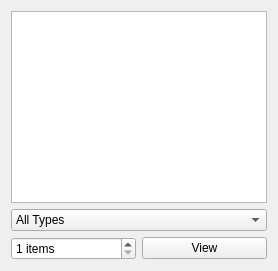
           <widget class="QWidget" name="tab_3">
            <attribute name="title">
             <string>History</string>
            </attribute>
            <layout class="QVBoxLayout" name="verticalLayout_10">
             <item>
              <widget class="QTextBrowser" name="historyMessageText"/>
             </item>
             <item>
              <widget class="QComboBox" name="historyComboBox">
               <item>
                <property name="text">
                 <string>All Types</string>
                </property>
               </item>
               <item>
                <property name="text">
                 <string>HITCARD (MCard)</string>
                </property>
               </item>
               <item>
                <property name="text">
                 <string>USECARD (MCard)</string>
                </property>
               </item>
               <item>
                <property name="text">
                 <string>USESKILL (MSkill)</string>
                </property>
               </item>
               <item>
                <property name="text">
                 <string>HURT (MHurt)</string>
                </property>
               </item>
               <item>
                <property name="text">
                 <string>TRANSCARD (MTransCard)</string>
                </property>
               </item>
               <item>
                <property name="text">
                 <string>SWITCHPHASE (MSwitchPhase)</string>
                </property>
               </item>
               <item>
                <property name="text">
                 <string>DYING (MDying)</string>
                </property>
               </item>
               <item>
                <property name="text">
                 <string>KILL (MKill)</string>
                </property>
               </item>
               <item>
                <property name="text">
                 <string>JUDGE (MJudge)</string>
                </property>
               </item>
              </widget>
             </item>
             <item>
              <layout class="QHBoxLayout" name="horizontalLayout_3">
               <item>
                <widget class="QSpinBox" name="historySpinBox">
                 <property name="suffix">
                  <string> items</string>
                 </property>
                 <property name="minimum">
                  <number>1</number>
                 </property>
                </widget>
               </item>
               <item>
                <widget class="QPushButton" name="refreshHistoryButton">
                 <property name="text">
                  <string>View</string>
                 </property>
                </widget>
               </item>
              </layout>
             </item>
            </layout>
           </widget>
